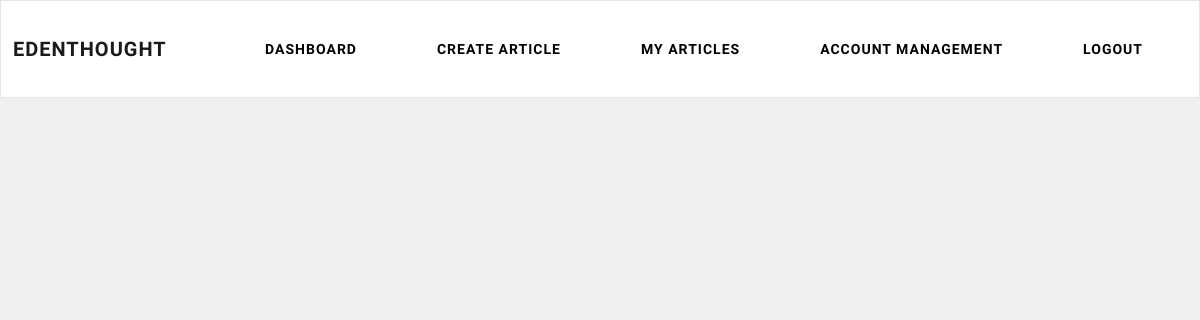
Page /writer/my_articles (signed in) on the earlier database version.
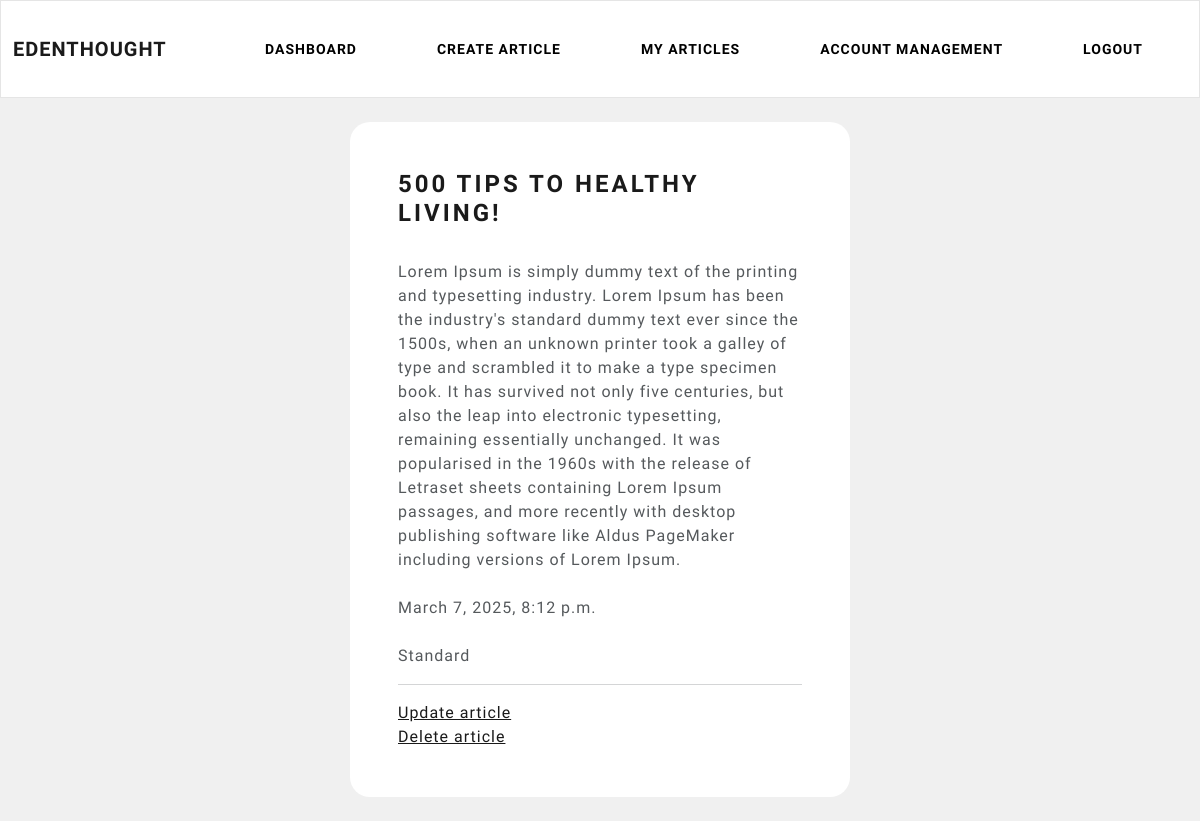
Same page on the later database version.
### writer/models.py (models this page shows)
class Article(models.Model):
    title = models.CharField(max_length=150)
    content = models.TextField(max_length=10000)
    date_posted = models.DateTimeField(auto_now_add=True)
    is_premium = models.BooleanField(default=False, verbose_name='Is this a premium article?')
    user = models.ForeignKey(to=CustomUser, max_length=10, on_delete=models.CASCADE, null=True)

### writer/views.py (the view)
# urls.py: path('my_articles', views.my_articles, name='my-articles'),
@login_required(login_url='my-login')
def my_articles(request):
    current_user = request.user.id
    articles = Article.objects.filter(user=current_user)
    context = {'AllArticles': articles}
    return render(request, 'writer/my-articles.html', context)

### writer/templates/writer/my-articles.html
{% extends 'writer/navbar.html' %}
{% block content %}
<br>
{% for article in AllArticles %}
    <div class="container bg-white shadow-md p-5 form-layout">
        <h3>{{ article.title }}</h3>
        <br>
        {{ article.content }}
        <br> <br>
        {{ article.date_posted }}
        <br> <br>
        {% if article.is_premium == True %}
            ⭐ <strong>Premium</strong>
        {% elif article.is_premium == False %}
            <strong>Standard</strong>
        {% endif %}
        <hr>
        <a href="{% url 'update-article' article.id %}">Update article</a>
        <br>
        <a href="{% url 'delete-article' article.id %}">Delete article</a>
    </div>
<br>
{% endfor %}
{% endblock %}

Differences in the rows shown:
now on this page (row edited): Article: title "500 TIPS TO HEALTHY LIVING!", content "Lorem Ipsum is simply dummy text of the printing and typesetting industry. Lorem Ipsum has been the industry's standard dummy text ever since the 1500s, when an unknown printer took a galley of type and scrambled it to make a type specimen book. It has survived not only five centuries, but also the leap into electronic typesetting, remaining essentially unchanged. It was popularised in the 1960s with the release of Letraset sheets containing Lorem Ipsum passages, and more recently with desktop publishing software like Aldus PageMaker including versions of Lorem Ipsum.", date_posted "March 7, 2025, 8:12 p.m.", is_premium "Standard"
